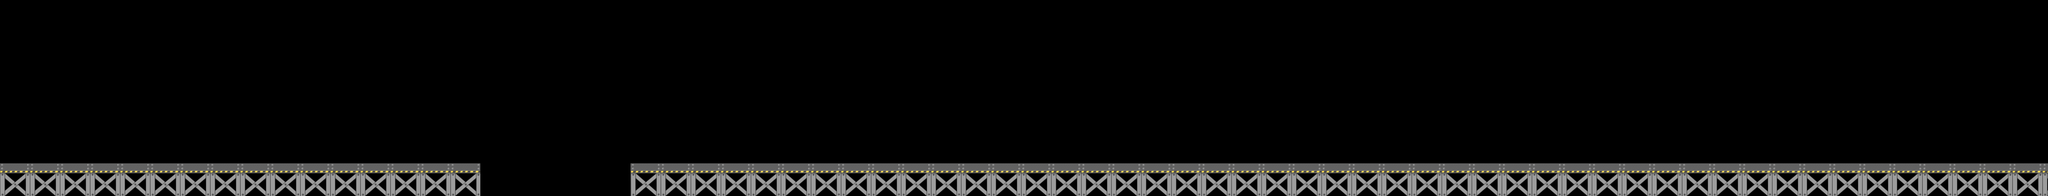

Tiled map render using the project's own tile images. Description and the map definition, with tile-layer contents summarised, below:
An orthogonal 250x24 tile map with 30x30 px tiles, 1 tile layer (background), 13 tilesets and 111 objects.

<map version="1.0" orientation="orthogonal" width="250" height="24" tilewidth="30" tileheight="30">
 <tileset firstgid="1" name="Ob_stage3_object_fixed" tilewidth="94" tileheight="110">
  <image source="Ob_stage3_object_fixed.png" width="94" height="110" />
 </tileset>
 <tileset firstgid="2" name="Ob_stage3-1" tilewidth="120" tileheight="140">
  <image source="Ob_stage3-1.png" width="120" height="140" />
 </tileset>
 <tileset firstgid="3" name="Ob_stage3-2" tilewidth="120" tileheight="225">
  <image source="Ob_stage3-2.png" width="120" height="225" />
 </tileset>
 <tileset firstgid="4" name="Ob_stage3-boss" tilewidth="200" tileheight="220">
  <image source="Ob_stage3-boss.png" width="200" height="220" />
 </tileset>
 <tileset firstgid="5" name="130710_coin_silver" tilewidth="40" tileheight="40">
  <image source="130710_coin_silver.png" width="40" height="40" />
 </tileset>
 <tileset firstgid="6" name="130710_coin_bronze" tilewidth="40" tileheight="40">
  <image source="130710_coin_bronze.png" width="40" height="40" />
 </tileset>
 <tileset firstgid="7" name="130710_coin_gold" tilewidth="40" tileheight="40">
  <image source="130710_coin_gold.png" width="40" height="40" />
 </tileset>
 <tileset firstgid="8" name="Ig_item_run" tilewidth="55" tileheight="55">
  <image source="Ig_item_run.png" width="55" height="55" />
 </tileset>
 <tileset firstgid="9" name="Ig_item_coin" tilewidth="55" tileheight="55">
  <image source="Ig_item_coin.png" width="55" height="55" />
 </tileset>
 <tileset firstgid="10" name="Ig_item_huge" tilewidth="55" tileheight="55">
  <image source="Ig_item_huge.png" width="55" height="55" />
 </tileset>
 <tileset firstgid="11" name="Ig_item_magnet" tilewidth="55" tileheight="55">
  <image source="Ig_item_magnet.png" width="55" height="55" />
 </tileset>
 <tileset firstgid="12" name="stage3_level6" tilewidth="30" tileheight="30">
  <image source="stage3_level6.png" width="7500" height="720" />
 </tileset>
 <tileset firstgid="6012" name="floor" tilewidth="30" tileheight="30">
  <image source="floor.png" width="30" height="30" />
 </tileset>
 <layer name="background" width="250" height="24">
  <data>[6000 cells, 6000 non-empty, 6000 distinct tile ids]</data>
 </layer>
 <objectgroup name="mob1" width="250" height="24" opacity="0">
  <object gid="2" x="656" y="600" />
  <object gid="2" x="1096" y="599" />
 </objectgroup>
 <objectgroup name="mob2" width="250" height="24" opacity="0">
  <object gid="3" x="819" y="601" />
  <object gid="3" x="1259" y="601" />
 </objectgroup>
 <objectgroup name="coin_bronze" width="250" height="24" opacity="0">
  <object gid="6" x="201" y="540" />
  <object gid="6" x="280" y="541" />
  <object gid="6" x="361" y="541" />
  <object gid="6" x="441" y="542" />
  <object gid="6" x="522" y="541" />
 </objectgroup>
 <objectgroup name="coin_silver" width="250" height="24" opacity="0">
  <object gid="5" x="607" y="426" />
  <object gid="5" x="718" y="347" />
  <object gid="5" x="847" y="321" />
  <object gid="5" x="977" y="347" />
  <object gid="5" x="1088" y="425" />
  <object gid="5" x="1188" y="425" />
  <object gid="5" x="1301" y="346" />
  <object gid="5" x="1430" y="323" />
  <object gid="5" x="1559" y="348" />
  <object gid="5" x="1670" y="425" />
  <object gid="5" x="2592" y="540" />
  <object gid="5" x="2657" y="426" />
  <object gid="5" x="2770" y="347" />
  <object gid="5" x="2899" y="322" />
  <object gid="5" x="3027" y="347" />
  <object gid="5" x="3141" y="425" />
  <object gid="5" x="3205" y="541" />
 </objectgroup>
 <objectgroup name="coin_gold" width="250" height="24" opacity="0">
  <object gid="7" x="1008" y="247" />
  <object gid="7" x="1137" y="221" />
  <object gid="7" x="1266" y="246" />
  <object gid="7" x="2742" y="540" />
  <object gid="7" x="2812" y="489" />
  <object gid="7" x="2897" y="471" />
  <object gid="7" x="2985" y="489" />
  <object gid="7" x="3054" y="541" />
  <object gid="7" x="3790" y="460" />
  <object gid="7" x="3790" y="540" />
  <object gid="7" x="3871" y="459" />
  <object gid="7" x="3871" y="540" />
  <object gid="7" x="3951" y="462" />
  <object gid="7" x="3950" y="539" />
  <object gid="7" x="4030" y="462" />
  <object gid="7" x="4031" y="539" />
  <object gid="7" x="4109" y="461" />
  <object gid="7" x="4112" y="541" />
  <object gid="7" x="4191" y="461" />
  <object gid="7" x="4192" y="538" />
  <object gid="7" x="4268" y="461" />
  <object gid="7" x="4269" y="539" />
  <object gid="7" x="4350" y="461" />
  <object gid="7" x="4350" y="539" />
  <object gid="7" x="4429" y="461" />
  <object gid="7" x="4431" y="540" />
  <object gid="7" x="4510" y="461" />
  <object gid="7" x="4511" y="540" />
  <object gid="7" x="4592" y="462" />
  <object gid="7" x="4591" y="540" />
  <object gid="7" x="4670" y="462" />
  <object gid="7" x="4671" y="540" />
  <object gid="7" x="4750" y="461" />
  <object gid="7" x="4751" y="539" />
  <object gid="7" x="4829" y="461" />
  <object gid="7" x="4830" y="539" />
  <object gid="7" x="4912" y="461" />
  <object gid="7" x="4910" y="539" />
  <object gid="7" x="4991" y="460" />
  <object gid="7" x="4990" y="540" />
  <object gid="7" x="5056" y="425" />
  <object gid="7" x="5148" y="357" />
  <object gid="7" x="5268" y="323" />
  <object gid="7" x="5397" y="342" />
  <object gid="7" x="5652" y="402" />
  <object gid="7" x="5721" y="491" />
  <object gid="7" x="5811" y="541" />
 </objectgroup>
 <objectgroup name="object" width="250" height="24" opacity="0.01">
  <object gid="1" x="999" y="600" />
  <object gid="1" x="1442" y="599" />
  <object gid="1" x="2867" y="601" />
 </objectgroup>
 <objectgroup name="floor" width="250" height="24" opacity="0">
  <object gid="6012" x="1769" y="632" />
  <object gid="6012" x="1798" y="632" />
  <object gid="6012" x="1827" y="632" />
  <object gid="6012" x="1856" y="632" />
  <object gid="6012" x="1885" y="632" />
  <object gid="6012" x="1915" y="632" />
  <object gid="6012" x="1943" y="632" />
  <object gid="6012" x="1973" y="632" />
  <object gid="6012" x="2003" y="632" />
  <object gid="6012" x="2033" y="632" />
  <object gid="6012" x="2063" y="632" />
  <object gid="6012" x="2093" y="632" />
  <object gid="6012" x="2123" y="632" />
  <object gid="6012" x="2153" y="632" />
  <object gid="6012" x="2183" y="632" />
  <object gid="6012" x="2213" y="632" />
  <object gid="6012" x="2243" y="632" />
  <object gid="6012" x="1769" y="662" />
  <object gid="6012" x="1799" y="662" />
  <object gid="6012" x="1829" y="662" />
  <object gid="6012" x="1859" y="662" />
  <object gid="6012" x="1889" y="662" />
  <object gid="6012" x="1919" y="662" />
  <object gid="6012" x="1949" y="662" />
  <object gid="6012" x="1978" y="662" />
  <object gid="6012" x="2008" y="661" />
  <object gid="6012" x="2036" y="661" />
  <object gid="6012" x="2065" y="661" />
  <object gid="6012" x="2094" y="661" />
  <object gid="6012" x="2124" y="662" />
  <object gid="6012" x="2153" y="662" />
  <object gid="6012" x="2182" y="662" />
  <object gid="6012" x="2211" y="662" />
  <object gid="6012" x="2241" y="662" />
 </objectgroup>
 <objectgroup name="item_magnet" width="250" height="24" opacity="0" />
 <objectgroup name="item_run" width="250" height="24" opacity="0" />
 <objectgroup name="item_coin" width="250" height="24" opacity="0" />
 <objectgroup name="item_huge" width="250" height="24" opacity="0.01" />
 <objectgroup name="boss" width="250" height="24" opacity="0">
  <object gid="4" x="5425" y="601" />
 </objectgroup>
</map>
